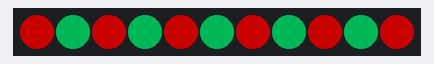
Simulated run of this sketch. Board: Arduino Uno, built with avr-gcc and run on an emulated ATmega328P. Shown: 11 RGB LEDs in strip order, left to right. Dim RGB values are drawn brighter than linear.

Above: at 3.15 s.
At 5.25 s:
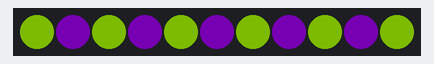
At 6.15 s:
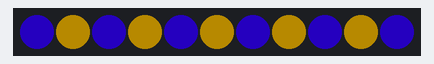
At 7.35 s:
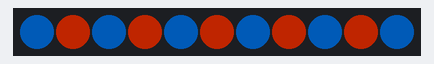
At 9.45 s:
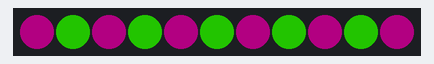
At 12.46 s:
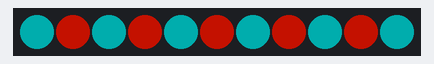

Measured:
- by itself, everything shown: repeats every 9.6 s, in 32 steps

The sketch:

attempt3.ino
```cpp
#include "FastLED.h"
#include "elapsedMillis.h"

/*
 * This program linearly maps the range of possible hues (0-255)
 * onto your neopixel strip.
 */

#if FASTLED_VERSION < 3001000
#error "Requires FastLED 3.1 or later; check github for latest code."
#endif

#define DATA_PIN    2      // Set this to whatever Arduino pin DIN is connected to
//#define CLK_PIN   4
#define LED_TYPE    WS2812  // This is the type of chip inside of our addressable LED Strip
#define COLOR_ORDER GRB     // Neopixels apparently like commands sent in "GRB" order, so we specify this so we can still write in "RGB" order
#define NUM_LEDS    11   // Set this to the number of LED "pixels" in your strip
#define BRIGHTNESS  100      // This is the initial brightness (max value is 255)


CRGB leds[NUM_LEDS]; // this initializes the array containing all of the LEDs

elapsedMillis timer0; // declare timer variable for loop timing
int tempHue = 0;

void setup() { // setup code should be the same for nearly every FastLED program
  delay(3000); // 3 second delay for recovery

  // tell FastLED about the LED strip configuration
  FastLED.addLeds<LED_TYPE,DATA_PIN,COLOR_ORDER>(leds, NUM_LEDS)
    .setCorrection(TypicalLEDStrip)
    .setDither(BRIGHTNESS < 255);

  // set master brightness control
  FastLED.setBrightness(BRIGHTNESS);
}


void loop()
{
  timer0 = 0;
  FastLED.clear(); // clears any previous values written to the pixels

  for (int i=0; i<NUM_LEDS; i+=2) { // iterate through all pixels
    leds[i] = CHSV(tempHue, 255, 255); // CHSV(hue, saturation, value)
  }
  for (int i=1; i<NUM_LEDS; i+=2) { // iterate through all pixels
    leds[i] = CHSV((tempHue + 127) % 255, 255, 255); // CHSV(hue, saturation, value)
  }

  tempHue++;
  if (tempHue >= 256) { // keep tempHue within the range 0-255
    tempHue = 0;       // however, a hue value of 256 is equivalent to a value of 0
  }

  FastLED.show();  // turns on all of the pixels with whatever settings you instructed
  while(timer0 < 1) {} // different way of doing a 50 ms delay
}
```
